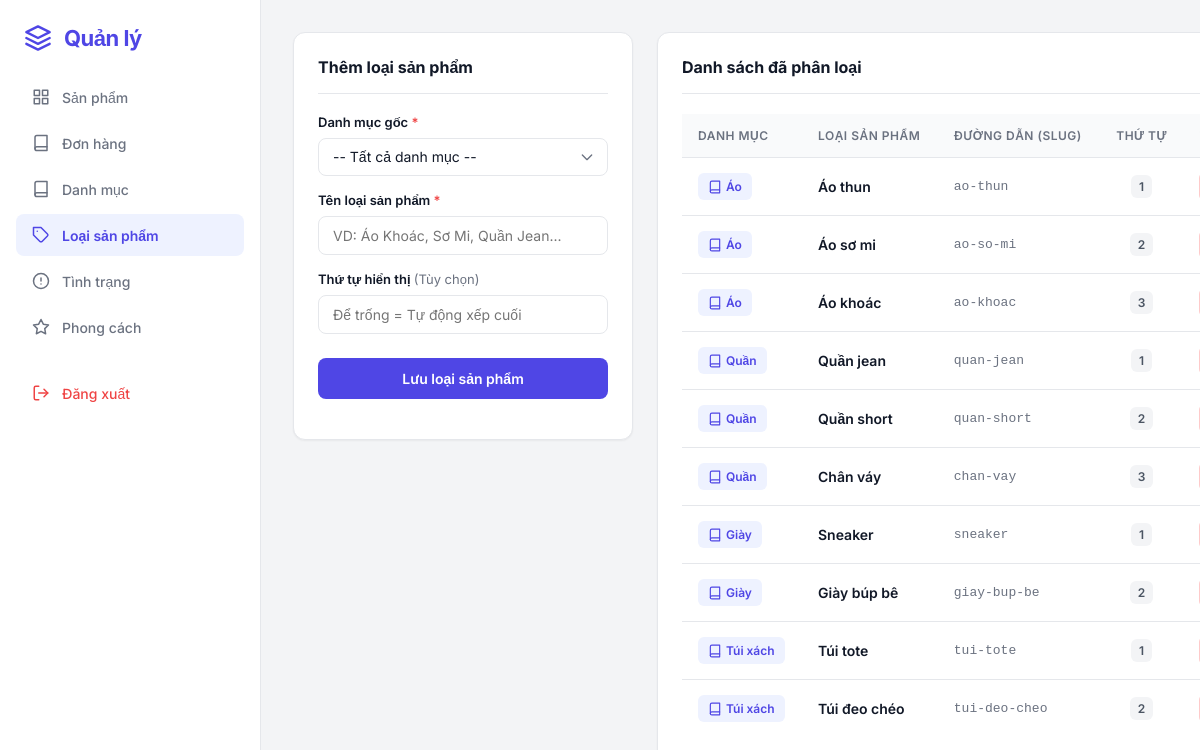
The page /admin/product_types.php (signed in) on the database its author committed.
### tables this page shows
CREATE TABLE `product_types` (
  `id` int(10) UNSIGNED NOT NULL,
  `category_id` int(10) UNSIGNED NOT NULL,
  `name` varchar(100) NOT NULL,
  `slug` varchar(120) DEFAULT NULL,
  `sort_order` int(11) NOT NULL DEFAULT 0,
  `is_active` tinyint(1) NOT NULL DEFAULT 1,
  `created_at` datetime NOT NULL DEFAULT current_timestamp(),
  `updated_at` datetime NOT NULL DEFAULT current_timestamp() ON UPDATE current_timestamp()
);

CREATE TABLE `categories` (
  `id` int(10) UNSIGNED NOT NULL,
  `name` varchar(100) NOT NULL,
  `slug` varchar(120) DEFAULT NULL,
  `sort_order` int(11) NOT NULL DEFAULT 0,
  `is_active` tinyint(1) NOT NULL DEFAULT 1,
  `created_at` datetime NOT NULL DEFAULT current_timestamp(),
  `updated_at` datetime NOT NULL DEFAULT current_timestamp() ON UPDATE current_timestamp()
);

### includes/functions.php (called while the page is built, shortened)
<?php
require_once __DIR__ . '/../config/db.php';
function e($value): string {
    return htmlspecialchars((string)($value ?? ''), ENT_QUOTES, 'UTF-8');
}
function is_absolute_url(string $value): bool {
    return (bool)preg_match('#^(https?:)?//#i', $value);
}
function route_url(string $path = '/'): string
{
    $parts = parse_url($path);
    $routePath = '/' . ltrim((string)($parts['path'] ?? '/'), '/');
    $routePath = preg_replace('#/+#', '/', $routePath) ?: '/';
    if ($routePath === '/' || $routePath === '/index.php' || $routePath === '/index') {
        $cleanPath = '/trang-chu';
    } else {
        $cleanPath = preg_replace('#\.php$#i', '', $routePath) ?: $routePath;
    }
    $url = rtrim(BASE_URL, '/') . $cleanPath;
    return $url;
}
function get_product_types(?int $categoryId = null): array {
    $sql = 'SELECT pt.*, c.name AS category_name
            FROM product_types pt
            INNER JOIN categories c ON c.id = pt.category_id';
    $params = [];
    $sql .= ' ORDER BY c.sort_order ASC, c.id ASC, pt.sort_order ASC, pt.id ASC';
    $stmt = db()->prepare($sql);
    $stmt->execute($params);
    return $stmt->fetchAll();
}

### config/db.php (called while the page is built, shortened)
<?php
function db(): PDO {
    static $pdo = null;
    if ($pdo === null) {
        $dsn = 'mysql:host=' . DB_HOST . ';dbname=' . DB_NAME . ';charset=utf8mb4';
        $options = [
            PDO::ATTR_ERRMODE => PDO::ERRMODE_EXCEPTION,
            PDO::ATTR_DEFAULT_FETCH_MODE => PDO::FETCH_ASSOC,
        ];
        $pdo = new PDO($dsn, DB_USER, DB_PASS, $options);
    }
    return $pdo;
}

### admin/product_types.php (the view, shortened to what this page needs)
<?php
require_once __DIR__ . '/../includes/functions.php';
$productTypes = get_product_types();
?>
<div class="admin-wrapper">
    <aside class="admin-sidebar">
        <div class="sidebar-header">
            <h2>Quản lý</h2>
        </div>
        <ul class="sidebar-menu">
            <li>
                <a href="<?= route_url('/admin/products.php') ?>">
                    Sản phẩm
                </a>
            </li>
            <li>
                <a href="<?= route_url('/admin/orders.php') ?>">
                    <svg xmlns="http://www.w3.org/2000/svg" width="18" height="18" viewBox="0 0 24 24" fill="none" stroke="currentColor" stroke-width="2" stroke-linecap="round" stroke-linejoin="round"><path d="M4 19.5A2.5 2.5 0 0 1 6.5 17H20"></path><path d="M6.5 2H20v20H6.5A2.5 2.5 0 0 1 4 19.5v-15A2.5 2.5 0 0 1 6.5 2z"></path></svg>
                    Đơn hàng
                </a>
            </li>
            <li>
                <a href="<?= route_url('/admin/categories.php') ?>">
                    <svg xmlns="http://www.w3.org/2000/svg" width="18" height="18" viewBox="0 0 24 24" fill="none" stroke="currentColor" stroke-width="2" stroke-linecap="round" stroke-linejoin="round"><path d="M4 19.5A2.5 2.5 0 0 1 6.5 17H20"></path><path d="M6.5 2H20v20H6.5A2.5 2.5 0 0 1 4 19.5v-15A2.5 2.5 0 0 1 6.5 2z"></path></svg>
                    Danh mục
                </a>
            </li>
            <li>
                <a href="<?= route_url('/admin/product_types.php') ?>" class="active">
                    Loại sản phẩm
                </a>
            </li>
            <li>
                <a href="<?= route_url('/admin/product_conditions.php') ?>">
                    <svg xmlns="http://www.w3.org/2000/svg" width="18" height="18" viewBox="0 0 24 24" fill="none" stroke="currentColor" stroke-width="2" stroke-linecap="round" stroke-linejoin="round"><circle cx="12" cy="12" r="10"></circle><line x1="12" y1="8" x2="12" y2="12"></line><line x1="12" y1="16" x2="12.01" y2="16"></line></svg>
                    Tình trạng
                </a>
            </li>
            <li>
                <a href="<?= route_url('/admin/styles.php') ?>">
                    <svg xmlns="http://www.w3.org/2000/svg" width="18" height="18" viewBox="0 0 24 24" fill="none" stroke="currentColor" stroke-width="2" stroke-linecap="round" stroke-linejoin="round"><polygon points="12 2 15.09 8.26 22 9.27 17 14.14 18.18 21.02 12 17.77 5.82 21.02 7 14.14 2 9.27 8.91 8.26 12 2"></polygon></svg>
                    Phong cách
                </a>
            </li>
            <li style="margin-top: 24px;">
                <a href="<?= route_url('/admin/logout.php') ?>" class="text-danger">
                    Đăng xuất
                </a>
            </li>
        </ul>
    </aside>
    <main class="admin-main">
        <div class="category-layout">
            <div class="admin-card">
                <form method="post" action="">
                    <h3>Thêm loại sản phẩm</h3>
                    <div class="form-group">
                        <label>Danh mục gốc <span class="required-mark">*</span></label>
                        <select name="category_id" id="categorySelect" class="form-control" required>
                            <option value="">-- Tất cả danh mục --</option>
                        </select>
                    </div>
                    <div class="form-group">
                        <label>Tên loại sản phẩm <span class="required-mark">*</span></label>
                        <input type="text" name="name" class="form-control" required placeholder="VD: Áo Khoác, Sơ Mi, Quần Jean...">
                    </div>
                    <div class="form-group">
                        <label>Thứ tự hiển thị <span style="font-weight: 400; color: var(--admin-text-muted);">(Tùy chọn)</span></label>
                        <input type="number" name="sort_order" class="form-control" value="" placeholder="Để trống = Tự động xếp cuối">
                    </div>
                    <button class="btn-submit" type="submit">
                        Lưu loại sản phẩm
                    </button>
                </form>
            </div>
            <div class="admin-card">
                <h3>Danh sách đã phân loại</h3>
                <div class="table-responsive">
                    <table class="admin-table">
                        <thead>
                            <tr>
                                <th>Danh mục</th>
                                <th>Loại sản phẩm</th>
                                <th>Đường dẫn (Slug)</th>
                                <th style="text-align: center;">Thứ tự</th>
                                <th>Thao tác</th>
                            </tr>
                        </thead>
                        <tbody id="typeTableBody">
                        <?php foreach ($productTypes as $type): ?>
                            <tr class="type-row" data-category-id="<?= (int)$type['category_id'] ?>">
                                <td>
                                    <span class="badge-category-parent">
                                        <svg xmlns="http://www.w3.org/2000/svg" width="14" height="14" viewBox="0 0 24 24" fill="none" stroke="currentColor" stroke-width="2" stroke-linecap="round" stroke-linejoin="round"><path d="M4 19.5A2.5 2.5 0 0 1 6.5 17H20"></path><path d="M6.5 2H20v20H6.5A2.5 2.5 0 0 1 4 19.5v-15A2.5 2.5 0 0 1 6.5 2z"></path></svg>
                                        <?= e($type['category_name']) ?>
                                    </span>
                                </td>
                                <td><strong style="font-weight: 600;"><?= e($type['name']) ?></strong></td>
                                <td style="color: var(--admin-text-muted); font-size: 13px; font-family: monospace;"><?= e($type['slug'] ?? '') ?></td>
                                <td style="text-align: center;">
                                    <span style="background: #f3f4f6; padding: 4px 8px; border-radius: 6px; font-size: 12px; font-weight: 600; color: #4b5563;">
                                        <?= (int)$type['sort_order'] ?>
                                    </span>
                                </td>
                                <td>
                                </td>
                            </tr>
                        <?php endforeach; ?>
                        </tbody>
                    </table>
                </div>
            </div>
        </div>
    </main>
</div>

### admin/product_types.php (style rules this page uses)
.admin-wrapper { display: flex; min-height: 100vh; width: 100%; }
.admin-sidebar { width: var(--sidebar-width); background: var(--admin-card); border-right: 1px solid var(--admin-border); flex-shrink: 0; display: flex; flex-direction: column; position: sticky; top: 0; height: 100vh; overflow-y: auto; }
.sidebar-header { padding: 24px; display: flex; align-items: center; gap: 12px; }
.sidebar-header h2 { font-size: 22px; font-weight: 700; margin: 0; color: var(--admin-primary); letter-spacing: -0.5px; }
.sidebar-menu { list-style: none; padding: 0 16px; margin: 0; flex-grow: 1; }
.sidebar-menu li { margin-bottom: 4px; }
.sidebar-menu a { display: flex; align-items: center; gap: 12px; padding: 12px 16px; color: var(--admin-text-muted); text-decoration: none; font-size: 14px; font-weight: 500; border-radius: 8px; transition: all 0.2s ease; }
.sidebar-menu a.active { background-color: #eef2ff; color: var(--admin-primary); font-weight: 600; }
.sidebar-menu a.text-danger { color: var(--admin-danger); margin-top: auto; }
.admin-main { flex-grow: 1; padding: 32px; max-width: calc(100% - var(--sidebar-width)); overflow-x: hidden; }
.category-layout { display: grid; grid-template-columns: 1fr; gap: 24px; }
@media (min-width: 992px) { .category-layout { grid-template-columns: 340px 1fr; align-items: start; } }
.admin-card { background: var(--admin-card); border-radius: var(--admin-radius); box-shadow: var(--admin-shadow-sm); border: 1px solid var(--admin-border); padding: 24px; }
.admin-card h3 { font-size: 16px; font-weight: 700; margin-top: 0; margin-bottom: 20px; padding-bottom: 16px; border-bottom: 1px solid var(--admin-border); color: var(--admin-text-main); }
.form-group { margin-bottom: 16px; }
.form-group label { display: block; font-size: 13px; font-weight: 600; color: var(--admin-text-main); margin-bottom: 8px; }
.required-mark { color: var(--admin-danger); }
.form-control { width: 100%; box-sizing: border-box; padding: 10px 14px; border: 1px solid var(--admin-border); border-radius: 8px; font-size: 14px; color: var(--admin-text-main); outline: none; transition: all 0.2s ease; background-color: #fff; font-family: 'Inter', sans-serif; -webkit-appearance: none; -moz-appearance: none; appearance: none; }
select.form-control { background-repeat: no-repeat; background-position: right 12px center; background-size: 16px 16px; padding-right: 40px; }
.btn-submit { width: 100%; background-color: var(--admin-primary); color: #fff; padding: 12px; font-size: 14px; font-weight: 600; border-radius: 8px; border: none; cursor: pointer; transition: all 0.2s ease; margin-top: 8px; font-family: 'Inter', sans-serif; }
.table-responsive { width: 100%; overflow-x: auto; -webkit-overflow-scrolling: touch; }
.admin-table { width: 100%; border-collapse: separate; border-spacing: 0; text-align: left; min-width: 600px; }
.admin-table th { background-color: #f9fafb; color: var(--admin-text-muted); font-weight: 600; font-size: 12px; text-transform: uppercase; padding: 14px 16px; border-bottom: 1px solid var(--admin-border); white-space: nowrap; letter-spacing: 0.5px; }
.admin-table td { padding: 14px 16px; vertical-align: middle; border-bottom: 1px solid var(--admin-border); font-size: 14px; color: var(--admin-text-main); }
.admin-table tr:last-child td { border-bottom: none; }
.badge-category-parent { background: #eef2ff; color: var(--admin-primary); padding: 6px 10px; border-radius: 6px; font-size: 12px; font-weight: 600; display: inline-flex; align-items: center; gap: 4px; }
.type-row { transition: opacity 0.2s ease; }

### rows shown on the page
product_types: category.name "Áo", name "Áo thun", slug "ao-thun", sort_order "1"
product_types: category.name "Áo", name "Áo sơ mi", slug "ao-so-mi", sort_order "2"
product_types: category.name "Áo", name "Áo khoác", slug "ao-khoac", sort_order "3"
product_types: category.name "Quần", name "Quần jean", slug "quan-jean", sort_order "1"
product_types: category.name "Quần", name "Quần short", slug "quan-short", sort_order "2"
product_types: category.name "Quần", name "Chân váy", slug "chan-vay", sort_order "3"
product_types: category.name "Giày", name "Sneaker", slug "sneaker", sort_order "1"
product_types: category.name "Giày", name "Giày búp bê", slug "giay-bup-be", sort_order "2"
product_types: category.name "Túi xách", name "Túi tote", slug "tui-tote", sort_order "1"
product_types: category.name "Túi xách", name "Túi đeo chéo", slug "tui-deo-cheo", sort_order "2"
